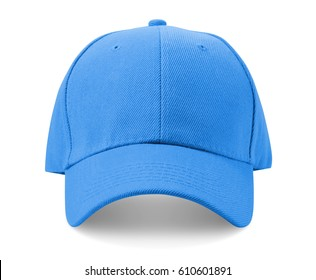
#> input picture Input/blue_cap.jpg, 316 x 280 px
$ python -i hough_line_circle_detection.py   (imports and definitions only)
#> lines starting #> are read from the running program, lines starting #| are printed output that depends on the picture
import cv2
import numpy as np
from .admin import output_folder
import os


class HoughLineCircleDetection:
    def __init__(self, path):
#> called with path = '../../Input/blue_cap.jpg'
        self.image_path = path
        self.image = cv2.imread(self.image_path)
#> self.image is the input picture: shape (280, 316, 3); mean B, G, R 238.7, 208.5, 177.8

    def line_detection(self):
        """
        hough line detection based out of canny edge detection
        """
        gray = cv2.cvtColor(self.image, cv2.COLOR_BGR2GRAY)
        edges = cv2.Canny(gray, 50, 150, apertureSize=3)
        lines = cv2.HoughLines(edges, 1, np.pi / 180, 200)
        for line in lines:
            rho, theta = line[0]
            a = np.cos(theta)
            b = np.sin(theta)
            x0 = a * rho
            y0 = b * rho
            x1 = int(x0 + 1000 * (-b))
            y1 = int(y0 + 1000 * a)
            x2 = int(x0 - 1000 * (-b))
            y2 = int(y0 - 1000 * a)
            cv2.line(self.image, (x1, y1), (x2, y2), (0, 0, 255), 2)
        cv2.imwrite(os.path.join(output_folder, "houghlines.jpg"), self.image)

    def circle_detection(self):
        """ hough circle detection based out of canny circle detection"""

        gray = cv2.cvtColor(self.image, cv2.COLOR_BGR2GRAY)
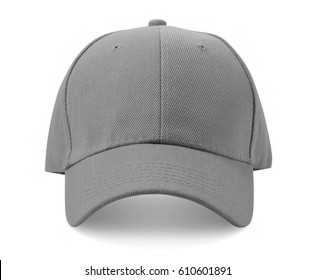
#> gray: shape (280, 316); min 0, max 255, mean 202.8
        img = cv2.medianBlur(gray, 5)
        cimg = cv2.cvtColor(img, cv2.COLOR_GRAY2BGR)
        circles = cv2.HoughCircles(img, cv2.HOUGH_GRADIENT, 1, 50,
                                  param1=50, param2=30, minRadius=0, maxRadius=0)
#> circles = [[130.5, 96.5, 67.4], [201.5, 78.5, 44.9], [133.5, 245.5, 53.5], [105.5, 184.5, 41.9]]
        circles = np.uint16(np.around(circles))
#> circles = [[130, 96, 67], [202, 78, 45], [134, 246, 54], [106, 184, 42]]
        for i in circles[0, :]:
            cv2.circle(cimg, (i[0], i[1]), i[2], (0, 255, 0), 2)
            # draw the center of the circle
            cv2.circle(cimg, (i[0], i[1]), 2, (0, 0, 255), 3)
#> this loop made 4 passes
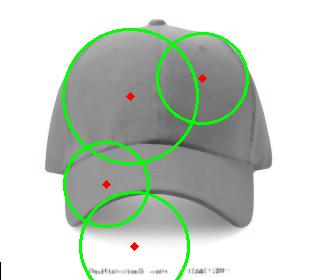
#> cimg: shape (280, 316, 3); mean B, G, R 197, 207.3, 197.5
        cv2.imwrite(os.path.join(output_folder, "detected_circles.jpg"), cimg)

>>> result = HoughLineCircleDetection('../../Input/blue_cap.jpg').circle_detection()
